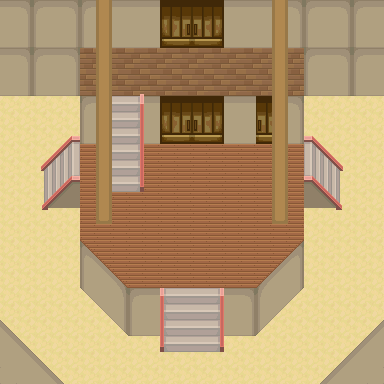

The image is a tile-based game level rendered from a .tmx file. Its description and source (layers, tilesets, objects; grid data summarised) follow:
An orthogonal 24x24 tile map with 16x16 px tiles, 11 tile layers (ground, stairs, stage base, stage floor, ...).

<map version="1.2" tiledversion="1.2.4" orientation="orthogonal" renderorder="left-down" width="24" height="24" tilewidth="16" tileheight="16" infinite="0" nextlayerid="15" nextobjectid="1">
 <tileset firstgid="1" source="tileset 001.tsx" />
 <group id="10" name="background">
  <layer id="1" name="ground" width="24" height="24">
   <data>[576 cells, 576 non-empty, 1 distinct tile ids]</data>
  </layer>
  <layer id="2" name="stairs" width="24" height="24">
   <data>[576 cells, 116 non-empty, 57 distinct tile ids]</data>
  </layer>
  <layer id="3" name="stage base" width="24" height="24">
   <data>[576 cells, 42 non-empty, 39 distinct tile ids]</data>
  </layer>
  <layer id="4" name="stage floor" width="24" height="24">
   <data>[576 cells, 120 non-empty, 3 distinct tile ids]</data>
  </layer>
 </group>
 <layer id="13" name="sprites" width="24" height="24">
  <data>[576 cells, 0 non-empty, 0 distinct tile ids]</data>
 </layer>
 <group id="14" name="foreground">
  <layer id="5" name="walls" width="24" height="24">
   <data>[576 cells, 84 non-empty, 9 distinct tile ids]</data>
  </layer>
  <layer id="6" name="doors" width="24" height="24">
   <data>[576 cells, 36 non-empty, 12 distinct tile ids]</data>
  </layer>
  <layer id="7" name="balcony" width="24" height="24">
   <data>[576 cells, 42 non-empty, 4 distinct tile ids]</data>
  </layer>
  <layer id="8" name="stairs to balcony" width="24" height="24">
   <data>[576 cells, 21 non-empty, 12 distinct tile ids]</data>
  </layer>
  <layer id="9" name="support beams" width="24" height="24">
   <data>[576 cells, 28 non-empty, 2 distinct tile ids]</data>
  </layer>
  <layer id="12" name="audience barriers" width="24" height="24">
   <data>[576 cells, 20 non-empty, 6 distinct tile ids]</data>
  </layer>
 </group>
</map>
